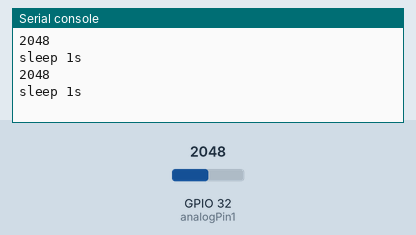
A program run on a simulated ESP32 board running MicroPython. On the bench: the last lines printed to the serial console. Inputs (shaded band) come from the test bench; at power-on: GPIO 32 (analogPin1) = 2048 (analog values on the 0–4095 scale).

Above: at 1.2 s.
1.3 s: GPIO 32 (analogPin1) set to 2866
At 2.6 s:
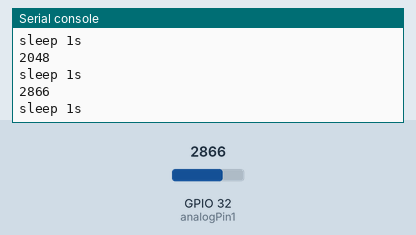
2.8 s: GPIO 32 (analogPin1) set to 3603
At 3.8 s:
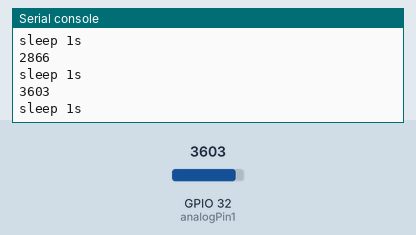
Timing chart, 0 to 5.8 s (numbered marks = the images above; inputs shaded):
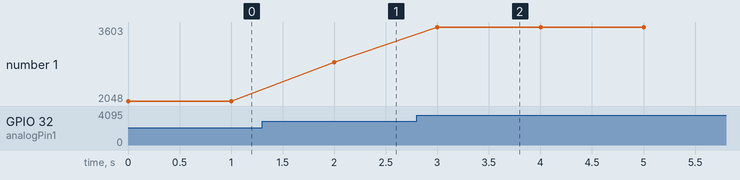

The program:

ADC_simple.py
```python
import machine
import time

# On the ESP32, ADC functionality is available on pins 32-39 (ADC block 1) and pins 0, 2, 4, 12-15 and 25-27 (ADC block 2).
# ADC block 2 is also used by WiFi and so attempting to read analog values from block 2 pins when WiFi is active will raise an exception.

# Note that the absolute maximum voltage rating for input pins is 3.6V. Going near to this boundary risks damage to the IC!

# ADC.ATTN_0DB: No attenuation (100mV - 950mV)
# ADC.ATTN_2_5DB: 2.5dB attenuation (100mV - 1250mV)
# ADC.ATTN_6DB: 6dB attenuation (150mV - 1750mV)
# ADC.ATTN_11DB: 11dB attenuation (150mV - 2450mV)

# supported ADC resolutions:
# ADC.WIDTH_9BIT = 9
# ADC.WIDTH_10BIT = 10
# ADC.WIDTH_11BIT = 11
# ADC.WIDTH_12BIT = 12

try:
    analogPin1 = machine.ADC(machine.Pin(32))
    analogPin1.atten(machine.ADC.ATTN_11DB)
    while True:
        wert = analogPin1.read()
        print(wert)
        print("sleep 1s")
        time.sleep(1)
except:
    print("Abbruch!")
```

Measured:
- after the input at 1.3 s, the serial console: prints a new line after 0.70 s (image 1)
- after the input at 2.8 s, the serial console: prints a new line after 0.20 s (image 2)
- plotted number 1: 2048 → 2866 after the input at 1.3 s, 2866 → 3603 after the input at 2.8 s
